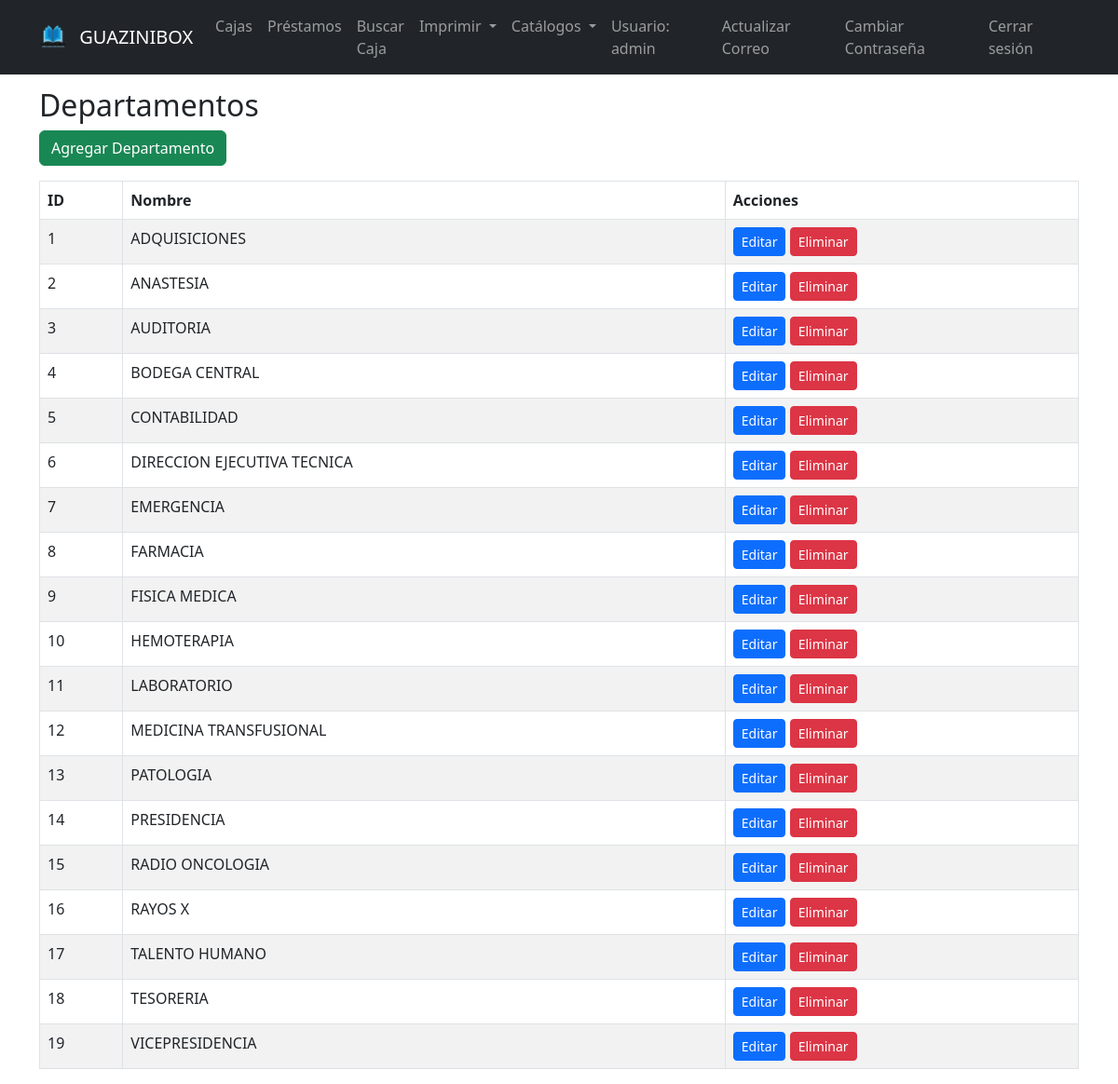
/departamentos (signed in), run on the app's committed database.
### tables this page shows
CREATE TABLE users (
            id INTEGER PRIMARY KEY AUTOINCREMENT,
            username TEXT UNIQUE NOT NULL,
            password TEXT NOT NULL,
            email TEXT UNIQUE,
            reset_token TEXT,
            token_expiry TIMESTAMP
        );

CREATE TABLE departamentos (
            id INTEGER PRIMARY KEY AUTOINCREMENT,
            nombre TEXT NOT NULL,
            cover_template TEXT
        );

### app.py (the view)
@app.route("/departamentos")
@login_required
def departamentos():
    deps = get_departamentos()
    return render_template("departamentos.html", departamentos=deps)

### app.py (called while the page is built)
def get_db_connection():
    conn = sqlite3.connect("archivo.db")
    conn.row_factory = sqlite3.Row
    return conn

def get_user_by_id(user_id):
    conn = get_db_connection()
    user = conn.execute("SELECT * FROM users WHERE id = ?", (user_id,)).fetchone()
    conn.close()
    if not user:
        return None
    return User(user["id"], user["username"], user["password"],
               user["email"] if "email" in user.keys() else None,
               user["reset_token"] if "reset_token" in user.keys() else None,
               user["token_expiry"] if "token_expiry" in user.keys() else None)

@login_manager.user_loader
def load_user(user_id):
    return get_user_by_id(user_id)

def get_departamentos():
    conn = get_db_connection()
    deps = conn.execute("SELECT * FROM departamentos").fetchall()
    conn.close()
    return deps

### templates/departamentos.html (shortened to what this page needs)
{% extends "base.html" %}
{% block content %}
<h2>Departamentos</h2>
<a href="{{ url_for('add_departamento') }}" class="btn btn-success mb-3">Agregar Departamento</a>
<table class="table table-bordered table-striped">
  <thead>
    <tr>
      <th>ID</th>
      <th>Nombre</th>
      <th>Acciones</th>
    </tr>
  </thead>
  <tbody>
    {% for dep in departamentos %}
    <tr>
      <td>{{ dep.id }}</td>
      <td>{{ dep.nombre }}</td>
      <td>
        <a href="{{ url_for('edit_departamento', dep_id=dep.id) }}" class="btn btn-primary btn-sm">Editar</a>
        <form action="{{ url_for('delete_departamento', dep_id=dep.id) }}" method="POST" style="display:inline-block;" onsubmit="return confirm('¿Estás seguro de eliminar este departamento?');">
          <button type="submit" class="btn btn-danger btn-sm">Eliminar</button>
        </form>
      </td>
    </tr>
    {% endfor %}
  </tbody>
</table>
{% endblock %}

### templates/base.html (shortened to what this page needs)
<!DOCTYPE html>
<html lang="es">
<head>
  <link href="https://cdn.jsdelivr.net/npm/bootstrap@5.3.0/dist/css/bootstrap.min.css" rel="stylesheet">
</head>
<body>
  <nav class="navbar navbar-expand-lg navbar-dark bg-dark fixed-top">
    <div class="container">
      <a class="navbar-brand" href="{{ url_for('index') }}">
        <img src="{{ url_for('static', filename='img/guazinibox_transparent.png') }}" alt="Logo" height="30" class="d-inline-block align-text-top me-2">
        GUAZINIBOX
      </a>
      {% if current_user.is_authenticated %}
      <div class="collapse navbar-collapse" id="navbarNav">
        <ul class="navbar-nav me-auto">
          <li class="nav-item"><a class="nav-link" href="{{ url_for('cajas') }}">Cajas</a></li>
          <li class="nav-item"><a class="nav-link" href="{{ url_for('prestamos') }}">Préstamos</a></li>
          <li class="nav-item"><a class="nav-link" href="{{ url_for('search_caja') }}">Buscar Caja</a></li>
          <li class="nav-item dropdown">
            <a class="nav-link dropdown-toggle" href="#" id="imprimirDropdown" role="button" data-bs-toggle="dropdown" aria-expanded="false">
              Imprimir
            </a>
          </li>
          <li class="nav-item dropdown">
            <a class="nav-link dropdown-toggle" href="#" id="catalogosDropdown" role="button" data-bs-toggle="dropdown" aria-expanded="false">
              Catálogos
            </a>
          </li>
        </ul>
        <ul class="navbar-nav">
          <li class="nav-item"><span class="nav-link">Usuario: {{ current_user.username }}</span></li>
          <li class="nav-item"><a class="nav-link" href="{{ url_for('update_email') }}">Actualizar Correo</a></li>
          <li class="nav-item"><a class="nav-link" href="{{ url_for('cambiar_clave') }}">Cambiar Contraseña</a></li>
          <li class="nav-item"><a class="nav-link" href="{{ url_for('logout') }}">Cerrar sesión</a></li>
        </ul>
      </div>
      {% else %}
      <ul class="navbar-nav ms-auto">
        <li class="nav-item"><a class="nav-link" href="{{ url_for('login') }}">Iniciar Sesión</a></li>
        <li class="nav-item"><a class="nav-link" href="{{ url_for('register') }}">Registrarse</a></li>
      </ul>
      {% endif %}
    </div>
  </nav>
  <div class="container mt-4">
    {% block content %}{% endblock %}
  </div>
</body>
</html>

### templates/base.html (style rules this page uses)
body { padding-top: 70px; }

### data on the page
users: username "admin"
departamentos: id "1", nombre "ADQUISICIONES"
departamentos: id "2", nombre "ANASTESIA"
departamentos: id "3", nombre "AUDITORIA"
departamentos: id "4", nombre "BODEGA CENTRAL"
departamentos: id "5", nombre "CONTABILIDAD"
departamentos: id "6", nombre "DIRECCION EJECUTIVA TECNICA"
departamentos: id "7", nombre "EMERGENCIA"
departamentos: id "8", nombre "FARMACIA"
departamentos: id "9", nombre "FISICA MEDICA"
departamentos: id "10", nombre "HEMOTERAPIA"
departamentos: id "11", nombre "LABORATORIO"
departamentos: id "12", nombre "MEDICINA TRANSFUSIONAL"
departamentos: id "13", nombre "PATOLOGIA"
departamentos: id "14", nombre "PRESIDENCIA"
departamentos: id "15", nombre "RADIO ONCOLOGIA"
departamentos: id "16", nombre "RAYOS X"
departamentos: id "17", nombre "TALENTO HUMANO"
departamentos: id "18", nombre "TESORERIA"
departamentos: id "19", nombre "VICEPRESIDENCIA"
